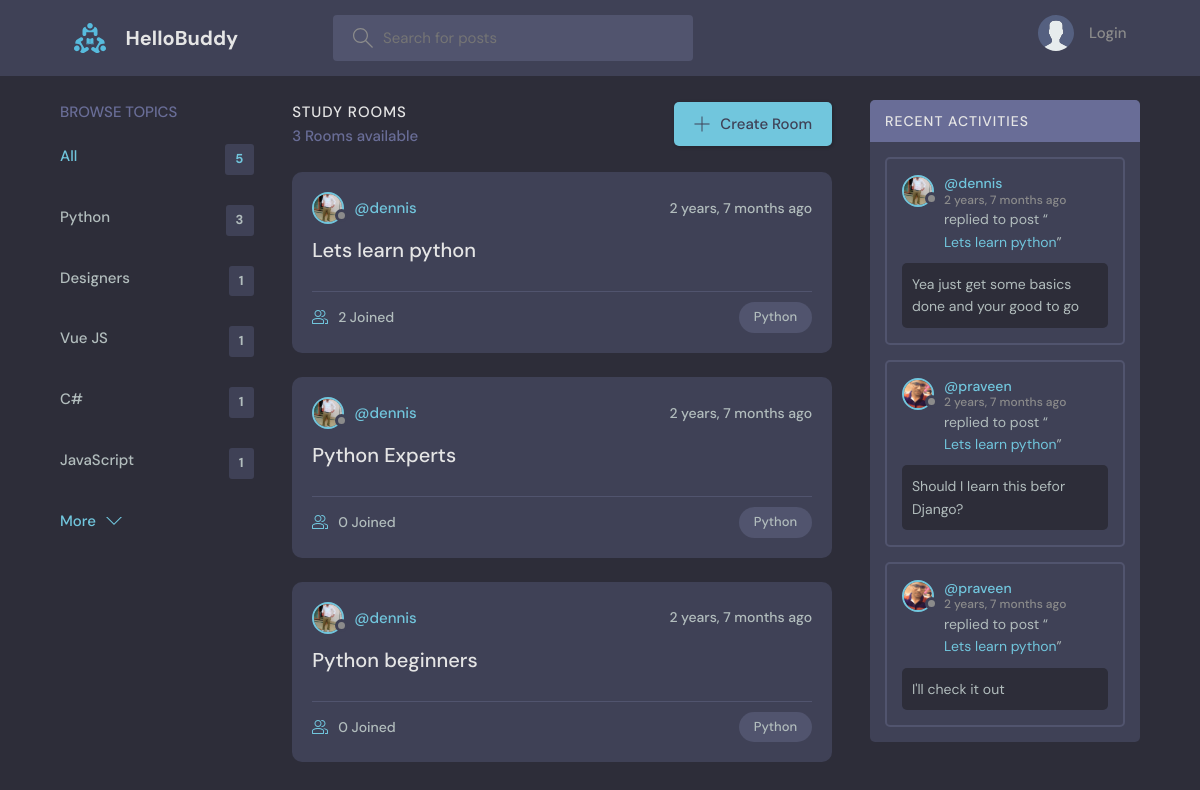
Page /?q=Python on the committed database.
### base/models.py (models this page shows, shortened)
class Topic(models.Model):
    name = models.CharField(max_length=200)

class Room(models.Model):
    host = models.ForeignKey(User, on_delete=models.SET_NULL, null=True)
    topic = models.ForeignKey(Topic, on_delete=models.SET_NULL, null=True)
    name = models.CharField(max_length=200)
    description = models.TextField(null=True, blank=True)
    participants = models.ManyToManyField(
        User, related_name='participants', blank=True)
    updated = models.DateTimeField(auto_now=True)
    created = models.DateTimeField(auto_now_add=True)
    class Meta:
        ordering = ['-updated', '-created']
    def __str__(self):
        return self.name

class User(AbstractUser):
    name = models.CharField(max_length=200, null=True)
    email = models.EmailField(unique=True, null=True)
    bio = models.TextField(null=True)
    avatar = models.ImageField(null=True, default="avatar.svg")
    USERNAME_FIELD = 'email'
    REQUIRED_FIELDS = []

class Message(models.Model):
    user = models.ForeignKey(User, on_delete=models.CASCADE)
    room = models.ForeignKey(Room, on_delete=models.CASCADE)
    body = models.TextField()
    updated = models.DateTimeField(auto_now=True)
    created = models.DateTimeField(auto_now_add=True)
    class Meta:
        ordering = ['-updated', '-created']

### base/views.py (the view)
# urls.py: path('', views.home, name="home"),
def home(request):
    q = request.GET.get('q') if request.GET.get('q') != None else ''
    rooms = Room.objects.filter(
        Q(topic__name__icontains=q) |
        Q(name__icontains=q) |
        Q(description__icontains=q)
    )
    topics = Topic.objects.all()[0:5]
    room_count = rooms.count()
    room_messages = Message.objects.filter(
        Q(room__topic__name__icontains=q))[0:3]
    context = {'rooms': rooms, 'topics': topics,
               'room_count': room_count, 'room_messages': room_messages}
    return render(request, 'base/home.html', context)

### base/templates/base/home.html (shortened to what this page needs)
{% extends 'main.html' %}
{% block content %}
<main class="layout layout--3">
  <div class="container">
    {% include 'base/topics_component.html' %}
    <div class="roomList">
      <div class="roomList__header">
        <div>
          <h2>Study Rooms</h2>
          <p>{{room_count}} Rooms available</p>
        </div>
        <a class="btn btn--main" href="{% url 'create-room' %}">
          <svg version="1.1" xmlns="http://www.w3.org/2000/svg" width="32" height="32" viewBox="0 0 32 32">
            <title>add</title>
            <path
              d="M16.943 0.943h-1.885v14.115h-14.115v1.885h14.115v14.115h1.885v-14.115h14.115v-1.885h-14.115v-14.115z">
            </path>
          </svg>
          Create Room
        </a>
      </div>
      {% include 'base/feed_component.html' %}
    </div>
    {% include 'base/activity_component.html' %}
  </div>
</main>
{% endblock %}

### base/templates/base/topics_component.html
<div class="topics">
    <div class="topics__header">
        <h2>Browse Topics</h2>
    </div>
    <ul class="topics__list">
        <li>
            <a href="{% url 'home' %}" class="active">All <span>{{topics.count}}</span></a>
        </li>
        {% for topic in topics %}
        <li>
            <a href="{% url 'home' %}?q={{topic.name}}">{{topic.name}}<span>{{topic.room_set.all.count}}</span></a>
        </li>
        {% endfor %}
    </ul>
    <a class="btn btn--link" href="{% url 'topics' %}">
        More
        <svg version="1.1" xmlns="http://www.w3.org/2000/svg" width="32" height="32" viewBox="0 0 32 32">
            <title>chevron-down</title>
            <path d="M16 21l-13-13h-3l16 16 16-16h-3l-13 13z"></path>
        </svg>
    </a>
</div>

### base/templates/base/feed_component.html (shortened to what this page needs)
{% for room in rooms %}
<div class="roomListRoom">
    <div class="roomListRoom__header">
        <a href="{% url 'user-profile' room.host.id %}" class="roomListRoom__author">
            <div class="avatar avatar--small">
                <img src="{{room.host.avatar.url}}" />
            </div>
            <span>@{{room.host.username}}</span>
        </a>
        <div class="roomListRoom__actions">
            <span>{{room.created|timesince}} ago</span>
        </div>
    </div>
    <div class="roomListRoom__content">
        <a href="{% url 'room' room.id %}">{{room.name}}</a>
    </div>
    <div class="roomListRoom__meta">
        <a href="{% url 'room' room.id %}" class="roomListRoom__joined">
            {{room.participants.all.count}} Joined
        </a>
        <p class="roomListRoom__topic">{{room.topic.name}}</p>
    </div>
</div>
{% endfor %}

### base/templates/base/activity_component.html (shortened to what this page needs)
<div class="activities">
    <div class="activities__header">
        <h2>Recent Activities</h2>
    </div>
    {% for message in room_messages %}
    <div class="activities__box">
        <div class="activities__boxHeader roomListRoom__header">
            <a href="{% url 'user-profile' message.user.id %}" class="roomListRoom__author">
                <div class="avatar avatar--small">
                    <img src="{{message.user.avatar.url}}" />
                </div>
                <p>
                    @{{message.user.username}}
                    <span>{{message.created|timesince}} ago</span>
                </p>
            </a>
        </div>
        <div class="activities__boxContent">
            <p>replied to post “<a href="{% url 'room' message.room.id %}">{{message.room}}</a>”</p>
            <div class="activities__boxRoomContent">{{message.body}}</div>
        </div>
    </div>
    {% endfor %}
</div>

### rows in the picture
Topic: name "Python", room_set.all.count "3"
Topic: name "Designers", room_set.all.count "1"
Topic: name "Vue JS", room_set.all.count "1"
Topic: name "C#", room_set.all.count "1"
Topic: name "JavaScript", room_set.all.count "1"
Room: host.avatar (picture), host.username "dennis", created "2 years, 7 months", name "Lets learn python", participants.all.count "2", topic.name "Python"
Room: host.avatar (picture), host.username "dennis", created "2 years, 7 months", name "Python Experts", participants.all.count "0", topic.name "Python"
Room: host.avatar (picture), host.username "dennis", created "2 years, 7 months", name "Python beginners", participants.all.count "0", topic.name "Python"
Message: user.avatar (picture), user.username "dennis", created "2 years, 7 months", room "Lets learn python", body "Yea just get some basics done and your good to go"
Message: user.avatar (picture), user.username "praveen", created "2 years, 7 months", room "Lets learn python", body "Should I learn this befor Django?"
Message: user.avatar (picture), user.username "praveen", created "2 years, 7 months", room "Lets learn python", body "I'll check it out"

### other values in the picture
{{ topics.count }} "5"
{{ room_count }} "3"
